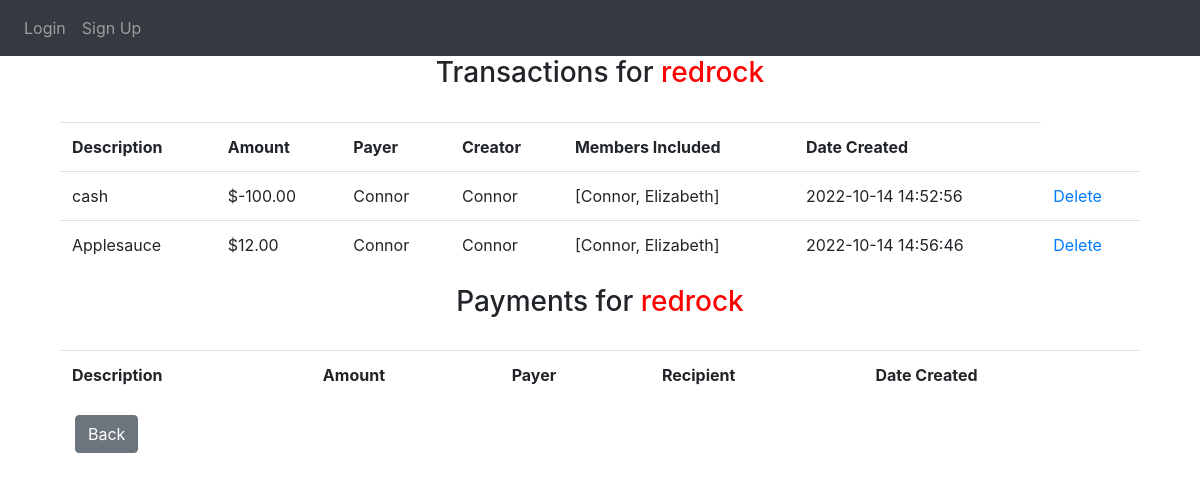
/see-transactions?groupID=1, run on an earlier commit of the app's database.
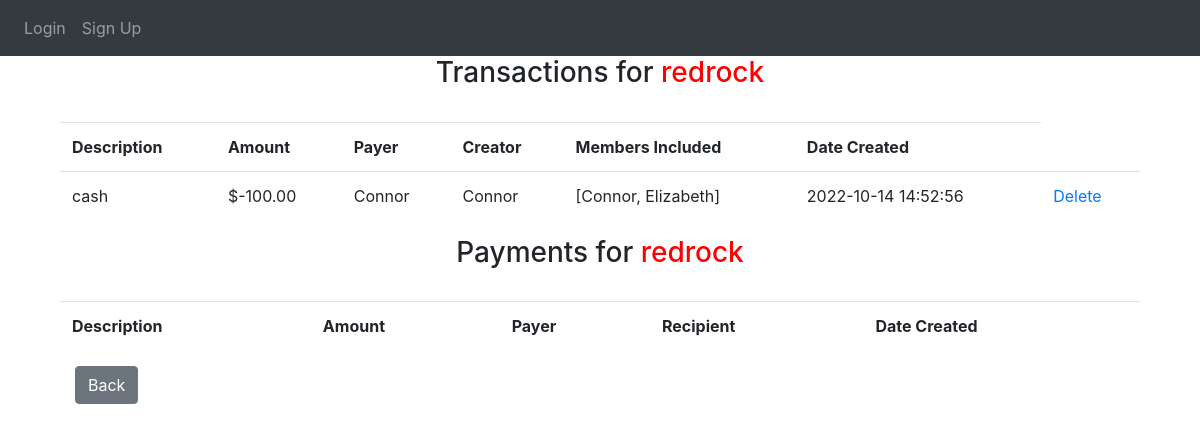
And on a later commit of the database.
### website/models.py (models this page shows, shortened)
class Transaction(db.Model):
    id = db.Column(db.Integer, primary_key=True)
    group_id = db.Column(db.Integer, db.ForeignKey('group.id'))
    payer_id = db.Column(db.Integer, nullable=False)
    creator_id = db.Column(db.Integer, nullable=False)
    amount = db.Column(db.Numeric(10, 2), nullable=False)
    description = db.Column(db.String(300), nullable=False)
    date_created = db.Column(db.DateTime(timezone=True), default=func.now())

class User(db.Model, UserMixin):
    id = db.Column(db.Integer, primary_key=True)
    username = db.Column(db.String(200), nullable=False)
    email = db.Column(db.String(150), unique=True)
    password = db.Column(db.String(150))
    date_created = db.Column(db.DateTime(timezone=True), default=func.now())
    groups = db.relationship('Group', secondary=group_member, backref="members")
    transactions = db.relationship('Transaction', secondary=user_transaction, backref="members_included")
    def __repr__(self):
        return f'{self.username}'

### website/views.py (the view)
@views.route('see-transactions', methods=["GET"])
def show_transactions():
    group_id = request.args['groupID']
    group = Group.query.filter_by(id=group_id).first()
    return render_template('see_transactions.html', user=current_user, group=group)

### website/templates/see_transactions.html (shortened to what this page needs)
{% extends "base.html" %} {% block title %}Home{% endblock %} {% block content %}
<h3 align="center">Transactions for <span style="color: red;">{{ group.group_name }}</span></h3><br>
<div class="container" align="left" padding="1rem">
    <table class="table">
        <tr>
            <th>Description</th>
            <th>Amount</th>
            <th>Payer</th>
            <th>Creator</th>
            <th>Members Included</th>
            <th>Date Created</th>
        </tr>
    {% for transaction in group.transactions %}
        <tr>
          <td>{{transaction.description}}</td>
          <td>${{transaction.amount}}</td>
          <td>{% for member in group.members %}{% if member.id == transaction.payer_id %}{{ member.username }}{% endif %}{% endfor %}</td>
          <td>{% for member in group.members %}{% if member.id == transaction.creator_id %}{{ member.username }}{% endif %}{% endfor %}</td>
          <td>{{ transaction.members_included }}</td>
          <td>{{transaction.date_created}}</td>
          <td><a href="delete-transaction?groupID={{ group.id }}&tranID={{ transaction.id }}">Delete</a></td>
        </tr>
    {% endfor %}
    </table>
</div>
<h3 align="center">Payments for <span style="color: red;">{{ group.group_name }}</span></h3><br>
<div class="container" align="left" padding="1rem">
    <table class="table">
        <tr>
            <th>Description</th>
            <th>Amount</th>
            <th>Payer</th>
            <th>Recipient</th>
            <th>Date Created</th>
        </tr>
    </table>
    <div class="container-fluid">
        <a class="btn btn-secondary" href="mygroup?groupID={{ group.id }}" role="button">Back</a>
    </div>
</div>
{% endblock %}

What changed in the data, as far as the page shows it:
removed Transaction: User (username "Connor")
